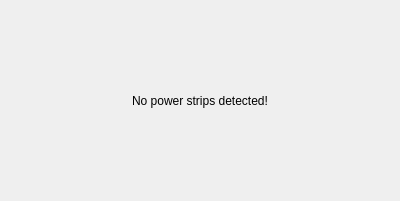
<?xml version="1.0" encoding="UTF-8"?>
<ui version="4.0">
 <class>empty_power_strip_list_item</class>
 <widget class="QWidget" name="empty_power_strip_list_item">
  <property name="geometry">
   <rect>
    <x>0</x>
    <y>0</y>
    <width>400</width>
    <height>201</height>
   </rect>
  </property>
  <property name="sizePolicy">
   <sizepolicy hsizetype="Expanding" vsizetype="Expanding">
    <horstretch>0</horstretch>
    <verstretch>0</verstretch>
   </sizepolicy>
  </property>
  <property name="windowTitle">
   <string>Form</string>
  </property>
  <layout class="QHBoxLayout" name="horizontalLayout">
   <item>
    <widget class="QLabel" name="label">
     <property name="sizePolicy">
      <sizepolicy hsizetype="Expanding" vsizetype="Expanding">
       <horstretch>0</horstretch>
       <verstretch>0</verstretch>
      </sizepolicy>
     </property>
     <property name="text">
      <string>No power strips detected!</string>
     </property>
     <property name="alignment">
      <set>Qt::AlignCenter</set>
     </property>
    </widget>
   </item>
  </layout>
 </widget>
 <resources/>
 <connections/>
</ui>
